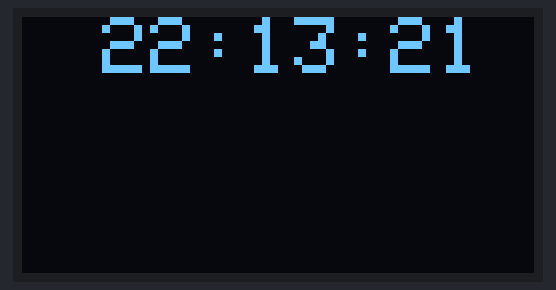
The sketch below on a simulated Arduino Uno, built with avr-gcc and run on an emulated ATmega328P. Shown: 128×64 one-colour display.

Above: at 1.1 s.
At 5.1 s:
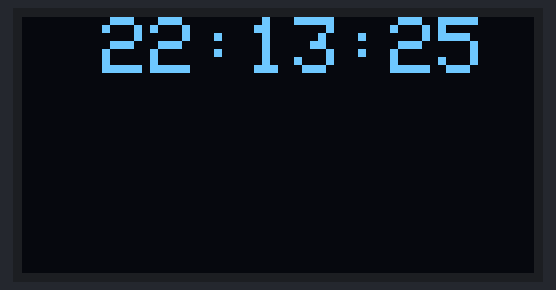
At 10.1 s:
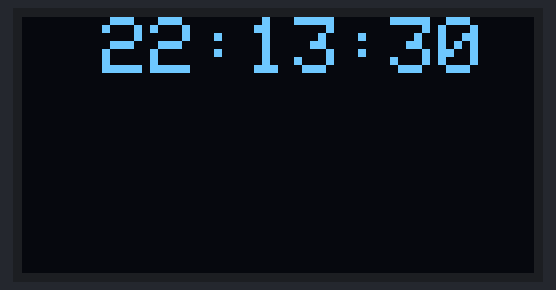
At 20.1 s:
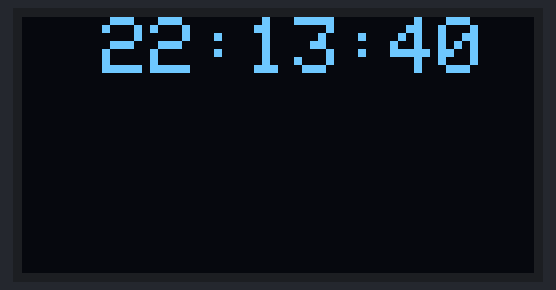
At 29.1 s:
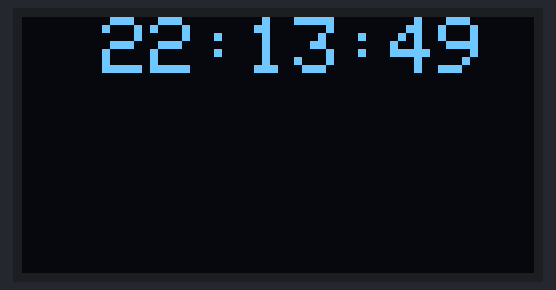
At 39.1 s:
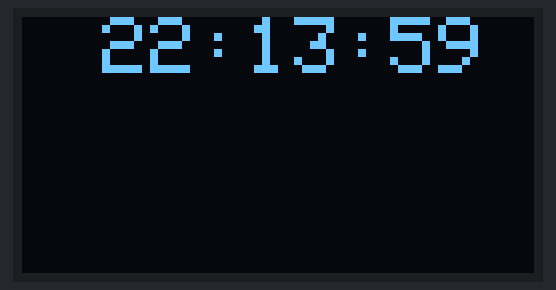

Measured:
- what the display in image 0 shows lasts 1.0 s, from 1.0 s to 2.0 s

The sketch:

05_OLED.ino
```cpp
 /*************************************
File name:OLED
Description:OLED displays text.
Website:www.addept.com
*************************************/
#include <Wire.h>
#include <SSD1306AsciiWire.h>

SSD1306AsciiWire display;

unsigned long previousMillis = 0;
const long interval = 1000; // Update every 1 second

// Initial time
char compileTime[] = __TIME__;
int hours, minutes, seconds;

void setup() {
  // Initialize OLED
  Wire.begin();
  display.begin(&Adafruit128x64, 0x3C);
  display.setFont(Adafruit5x7);
  display.clear();
  sscanf(compileTime, "%d:%d:%d", &hours, &minutes, &seconds);
}

void loop() {
  unsigned long currentMillis = millis();

  // Update every second
  if (currentMillis - previousMillis >= interval) {
    previousMillis = currentMillis;

    // Update time
    seconds++;
    if (seconds >= 60) {
      seconds = 0;
      minutes++;
      if (minutes >= 60) {
        minutes = 0;
        hours++;
        if (hours >= 24) {
          hours = 0;
        }
      }
    }

    // Update display
    updateDisplay();
  }
}

void updateDisplay() {
  // Display large time
  display.set2X();
  display.setCursor(20, 0); // Center display

  // Format display HH:MM:SS
  if (hours < 10) display.print("0");
  display.print(hours);
  display.print(":");
  if (minutes < 10) display.print("0");
  display.print(minutes);
  display.print(":");
  if (seconds < 10) display.print("0");
  display.print(seconds);
}
```
